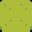

A level layout from a 2D game, rendered from its tile map. Below: a short description, then the map file with its tile-grid data intact:
An orthogonal 2x2 tile map with 16x16 px tiles, 1 tile layer (Tile Layer 1).

<map version="1.10" tiledversion="1.11.0" orientation="orthogonal" renderorder="left-down" width="2" height="2" tilewidth="16" tileheight="16" infinite="0" nextlayerid="2" nextobjectid="1">
 <tileset firstgid="1" source="../tiles/TilesetField.tsx" />
 <layer id="1" name="Tile Layer 1" width="2" height="2">
  <data encoding="csv">
19,20,
24,25
</data>
 </layer>
</map>
